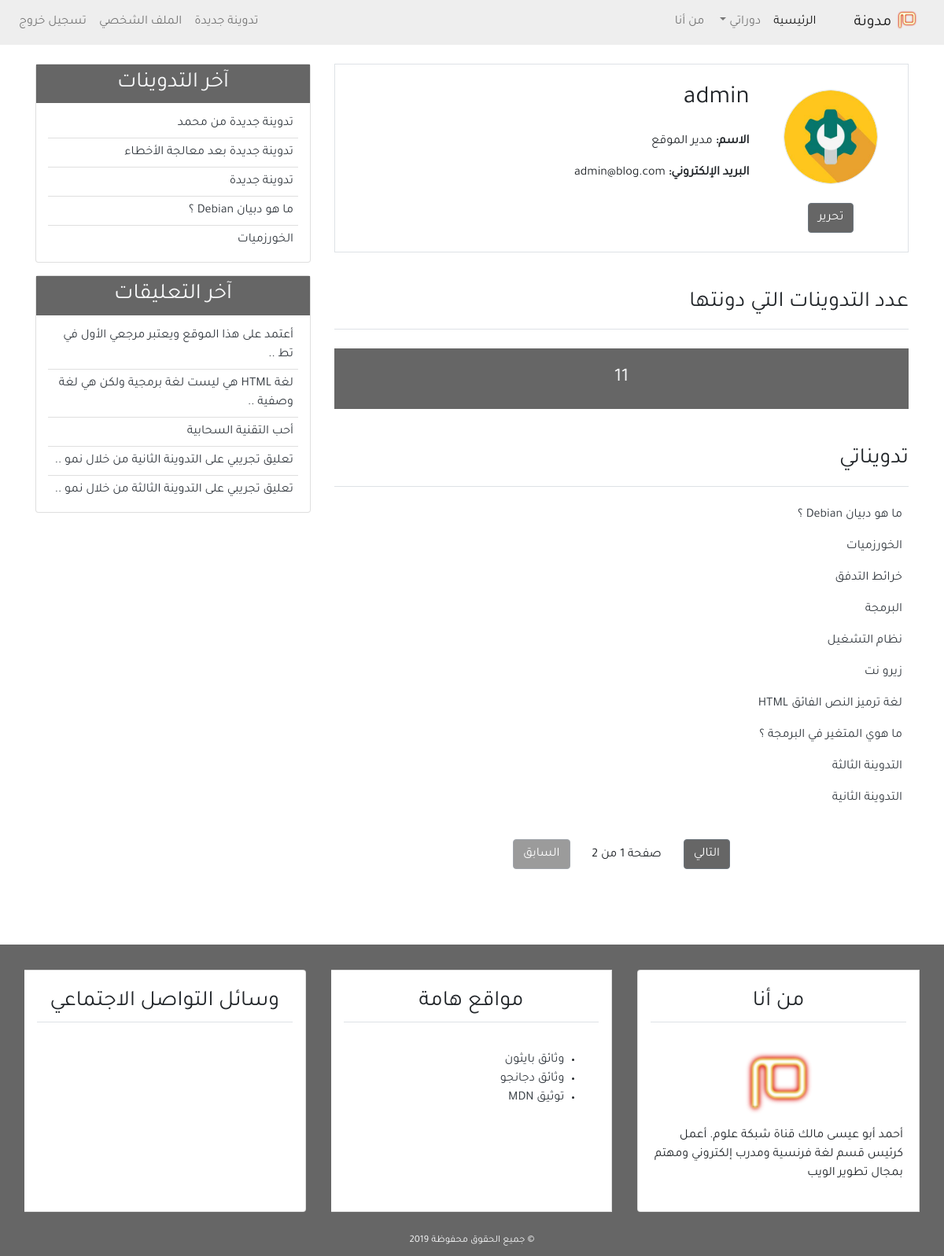
/profile/ (signed in), run on the app's committed database.
### user/models.py (models this page shows, shortened)
class Profile(models.Model):
    image = models.ImageField(default='default.jpg', upload_to='profile_pics')
    user = models.OneToOneField(User, on_delete=models.CASCADE)

### blog/models.py (models this page shows, shortened)
class Post(models.Model):
    title = models.CharField(max_length=100)
    content = models.TextField()
    post_date = models.DateTimeField(default=timezone.now)
    post_update = models.DateTimeField(auto_now=True)
    author = models.ForeignKey(User, on_delete=models.CASCADE)
    class Meta:
        ordering = ('-post_date', )

class Comment(models.Model):
    name = models.CharField(max_length=50, verbose_name='الاسم')
    email = models.EmailField(verbose_name='البريد الإلكتروني')
    body = models.TextField(verbose_name='التعليق')
    comment_date = models.DateTimeField(auto_now_add=True)
    active = models.BooleanField(default=False)
    post = models.ForeignKey(
        Post, on_delete=models.CASCADE, related_name='comments')
    class Meta:
        ordering = ('-comment_date',)

### user/views.py (the view)
# urls.py: path('profile/', views.profile, name='profile'),
@login_required(login_url='login')
def profile(request):
    posts = Post.objects.filter(author=request.user)
    post_list = Post.objects.filter(author=request.user)
    paginator = Paginator(post_list, 10)
    page = request.GET.get('page')
    try:
        post_list = paginator.page(page)
    except PageNotAnInteger:
        post_list = paginator.page(1)
    except EmptyPage:
        post_list = paginator.page(paginator.num_page)
    return render(request, 'user/profile.html', {
        'title': 'الملف الشخصي',
        'posts': posts,
        'page': page,
        'post_list': post_list,
    })

### blog/templatetags/post_tag.py (called while the page is built)
@register.inclusion_tag('blog/latest_posts.html')
def latest_posts():
    context = {
        'l_posts': Post.objects.all()[0:5],
    }
    return context

@register.inclusion_tag('blog/latest_comments.html')
def latest_comments():
    context = {
        'l_comments': Comment.objects.filter(active=True)[:5],
    }
    return context

### user/templates/user/profile.html (shortened to what this page needs)
{% extends 'blog/base.html' %}
{% block content %}
<div class="border p-4 mb-5">
    <div class="row">
        <div class="col-md-3 text-center">
            <img class="img-fluid rounded-circle border m-2" style="width: 120px; height:120px;"
                src="{{user.profile.image.url}}" alt="{{user.username}}">
            <div class="mt-3">
                <a class="btn btn-secondary bg-secondary" href="{% url 'profile_update' %}"> تحرير</a>
            </div>
        </div>
        <div class="col-md-9">
            <h2 class="mb-4">{{user.username}}</h2>
            <p class="font-weight-bold">الاسم: <span class="font-weight-normal">{{user.first_name}}
                    {{user.last_name}}</span></p>
            <p class="font-weight-bold">البريد الإلكتروني: <span class="font-weight-normal">{{user.email}}</span></p>
        </div>
    </div>
</div>
<div class="row mb-5">
    <div class="col-md">
        <h3 class="border-bottom pb-3 mb-4">عدد التدوينات التي دونتها</h3>
        <h4 class="bg-secondary text-center p-4 text-light">
            {{posts.count}}
        </h4>
        <h3 class="border-bottom mb-4 pb-3 mt-5">تدويناتي</h3>
        {% for post in post_list %}
        <ul class="pr-2">
            <a class="text-dark" href="{% url 'detail' post.id %}">{{post.title}}</a>
        </ul>
        {% empty %}
        <h4 class="text-center mb-5">لا يوجد تدوينات</h4>
        {% endfor %}
        {% include 'blog/pagination.html' with page=post_list %}
    </div>
</div>
{% endblock content %}

### blog/templates/blog/latest_posts.html
<ul class="list-group-flush latest-post">
    {% for post in l_posts %}
    <li class="list-group-item latest-post-item">
        <a class="text-dark" href="{% url 'detail' post.id %}">{{post.title}}</a>
    </li>
    {% empty %}
    <li class="list-group-item latest-post-item">لا يوجد تدوينات</li>
    {% endfor %}
</ul>

### blog/templates/blog/latest_comments.html
<ul class="list-group-flush latest-comment">
    {% for comment in l_comments %}
    <li class="list-group-item latest-comment-item">
        <a class="text-dark" href="{% url 'detail' comment.post.id %}">
            {% if comment.body|length > 40 %}
            {{comment.body|slice:'45'}} ..
            {% else %}
            {{comment.body}}
            {% endif %}
        </a>
    </li>
    {% empty %}
    <li class="list-group-item latest-comment-item">لا يوجد تعليقات</li>
    {% endfor %}
</ul>

### blog/static/blog/css/main.css (style rules this page uses)
html, body { direction: rtl; text-align: right; }
body { font-family: 'Tajawal', sans-serif; }
.bg-secondary { background-color: #666 !important; }
.latest-post, .latest-comment { padding: 0 15px; }
.latest-post .latest-post-item, .latest-comment .latest-comment-item { padding: 6px; }
.latest-post li:first-child, .latest-comment li:first-child { border-top: 0; }
.latest-post li:last-child, .latest-comment li:last-child { border-bottom: 0; padding-bottom: 0; }

### data on the page
Post: title "ما هو دبيان Debian ؟"
Post: title "الخورزميات"
Post: title "خرائط التدفق"
Post: title "البرمجة"
Post: title "نظام التشغيل"
Post: title "زيرو نت"
Post: title "لغة ترميز النص الفائق HTML"
Post: title "ما هوي المتغير في البرمجة ؟"
Post: title "التدوينة الثالثة"
Post: title "التدوينة الثانية"
Post: title "تدوينة جديدة من محمد"
Post: title "تدوينة جديدة بعد معالجة الأخطاء"
Post: title "تدوينة جديدة"
Comment: body "أعتمد على هذا الموقع ويعتبر مرجعي الأول في تط"
Comment: body "لغة HTML هي ليست لغة برمجية ولكن هي لغة وصفية"
Comment: body "أحب التقنية السحابية"
Comment: body "تعليق تجريبي على التدوينة الثانية من خلال نمو"
Comment: body "تعليق تجريبي على التدوينة الثالثة من خلال نمو"

### other printed values
{{ user.username }} "admin"
{{ user.first_name }} "مدير"
{{ user.last_name }} "الموقع"
{{ user.email }} "admin@blog.com"
{{ posts.count }} "11"
{{ page.paginator.num_pages }} "2"
